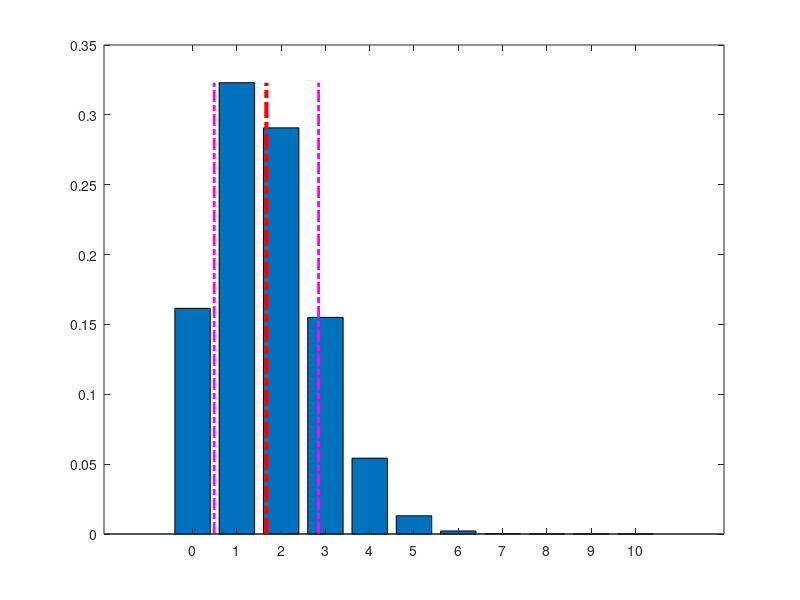
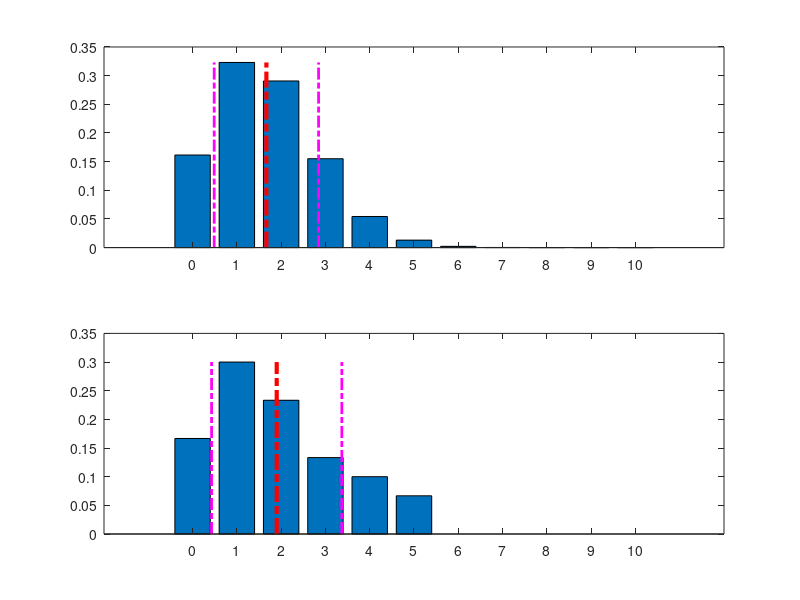

Here is the MATLAB script that generated these plots, in order:
%% Rensk arbeidsplassen...

clc;
clear all;
format compact;

%% Kode basert på skriptet brukt for eksempel 14.1.5, fokus på binomisk fordeling. 

% I vårt pensum har vi tre teljevariablar, og den binomiske fordelinga er
% ei av desse. (Dei to andre er hypergeometrisk fordeling, og
% Poissonfordeling.)

% Dersom vi har ein situasjon der vi (1) tel enten-eller utfall, (2) der vi
% har same sannsyn for "suksess" kvar gang, og (3) der dei ulike utfalla er
% uavhengige av kvarandre (tenk t.d. på ein sekvens av 10 terningkast, der
% vi for kvart kast vil sjå om teringen viser ein seksar), så har vi ei
% binomisk fordeling.  I ein slik situasjon må vi finne ut kor mange utfall
% vi ser på (n=10 i terningkast-eksempelet), og kva som er sannsynet for
% den hendinga vi tel (p=1/6 for terningkast-eksempelet).  

% MERK: "suksess" vert ofte nytta for "det at vi ser det vi held på å
% telje", og det vert gjort uavhengig av om det er noko som vi normalt
% ville ha sett på som positivt eller negativt. Så dersom vi tel talet
% studentar som står på eksamen, så er "suksess" det at ein student har
% fått ein ståkarakter -- men dersom vi tel talet studentar som stryk på
% eksamen, så er "suksess" det at studenten ikkje står på eksamen...

% I MATLAB kan vi rekne ut sannsynet for ulike sannsyn relatert til ei
% binomisk fordeling via 'binopdf'-funksjonen, men ettersom de ikkje har
% tilgang til MATLAB på eksamen vil vi her bruke formelen for punktsannsyn
% direkte.  For denne utrekninga vil vi ha bruk for utrekning av
% binomialkoeffisientar, og dette kan vi i MATLAB gjere via
% 'nchoosek'-funksjonen (på ein enkel kalkulator vil de finne ein
% 'nPr'-knapp som gjer same jobben).

%% Spesifisering av parametrane til vår binomiske fordeling.

n = 10;
p = 1/6;

Verdimengde_X = 0:n;

% Rekn ut dei tilhøyrande punktsannsyna.

clear Prob_X
Prob_X(1:(n+1)) = 0;
for x = Verdimengde_X
    Prob_X(x+1) = nchoosek(n,x) * p^x * (1-p)^(n-x);
end    

% Enkel visualisering 
bar(Verdimengde_X, Prob_X)
%% Finn forventingsverdi

%.. Merk: Vi kan rekne ut forventingsverdien som før, dvs. via,
% E_X = sum(Verdimengde_X .* Prob_X)
%.. men på eksamensdagen må vi bruke formelen

E_X = n*p

% Visualisering med forventingsverdi (som stipla linje i raud farge)

bar(Verdimengde_X, Prob_X)
hold on
plot([E_X, E_X], [0, max(Prob_X)], 'Color', "red", ...
     'LineWidth', 3, 'LineStyle', '-.')
hold off
%% Utrekning av varians

%.. Merk: Vi kan rekne ut forventingsverdien som før, dvs. via formel
%.. Var(X) = E(X^2) - E(X)^2, dvs.  
% E_X = sum(Verdimengde_X .* Prob_X)
% E_X2 = sum(Verdimengde_X .^2 .* Prob_X)
% Var_X = E_X2 - E_X^2
%.. men på eksamensdagen må vi bruke formelen

Var_X = n*p*(1-p)

% Finn standardavviket ved å ta kvadratrot. (SD frå engelsk Standard
% deviation.)

SD_X = sqrt(Var_X)

% Visualisering med forventingsverdi, og pluss/minus eitt standardavvik
bar(Verdimengde_X, Prob_X)
hold on
plot([E_X, E_X], [0, max(Prob_X)], 'Color', "red", ...
     'LineWidth', 3, 'LineStyle', '-.')
plot([E_X, E_X] - SD_X, [0, max(Prob_X)], 'Color', "magenta", ...
     'LineWidth', 2, 'LineStyle', '-.')
plot([E_X, E_X] + SD_X, [0, max(Prob_X)], 'Color', "magenta", ...
     'LineWidth', 2, 'LineStyle', '-.')
hold off
%% Vi vil trekke frå fordelinga

n_sample = 30;
sample = randsample(Verdimengde_X, n_sample, true, Prob_X);

%  Estimer forventing, varians og standardavvik frå utvalet vårt.

estimert_E_X = mean(sample)
estimert_Var_X = var(sample)
estimert_SD_X = sqrt(estimert_Var_X)

% Finn estimerte også estimerte verdiar av Prob_X basert på utvalet.

estimert_Prob_X = zeros(size(Verdimengde_X));
for i = 1:length(Verdimengde_X)
    estimert_Prob_X(i) = sum(sample == Verdimengde_X(i)) / n_sample ;
end

% Vis plott med både original fordeling og resultat basert på utval.

% Visualisering med forventingsverdi, og pluss/minus eitt standardavvik

figure;
% Øverste plott (sann fordeling)
subplot(2, 1, 1); % 2 rader, 1 søyle, første plott
bar(Verdimengde_X, Prob_X)
hold on
plot([E_X, E_X], [0, max(Prob_X)], 'Color', "red", ...
     'LineWidth', 3, 'LineStyle', '-.')
plot([E_X, E_X] - SD_X, [0, max(Prob_X)], 'Color', "magenta", ...
     'LineWidth', 2, 'LineStyle', '-.')
plot([E_X, E_X] + SD_X, [0, max(Prob_X)], 'Color', "magenta", ...
     'LineWidth', 2, 'LineStyle', '-.')
hold off
% Nederste plott (basert på utval)
subplot(2, 1, 2);
bar(Verdimengde_X, estimert_Prob_X)
hold on
plot([estimert_E_X, estimert_E_X], [0, max(estimert_Prob_X)], 'Color', "red", ...
     'LineWidth', 3, 'LineStyle', '-.')
plot([estimert_E_X, estimert_E_X] - estimert_SD_X, [0, max(estimert_Prob_X)], 'Color', "magenta", ...
     'LineWidth', 2, 'LineStyle', '-.')
plot([estimert_E_X, estimert_E_X] + estimert_SD_X, [0, max(estimert_Prob_X)], 'Color', "magenta", ...
     'LineWidth', 2, 'LineStyle', '-.')
hold off

%% OBS: Det er ikkje sikkert at alle verdiane er observert i vårt sample!

% Det kan vere at vi ikkje ser sjeldne hendingar når vi trekk frå ei
% binomisk fordeling.  Dette kan vi undersøke ved t.d. å sjå på:

unique(sample)

format shortG
[Prob_X; estimert_Prob_X    ]
format default